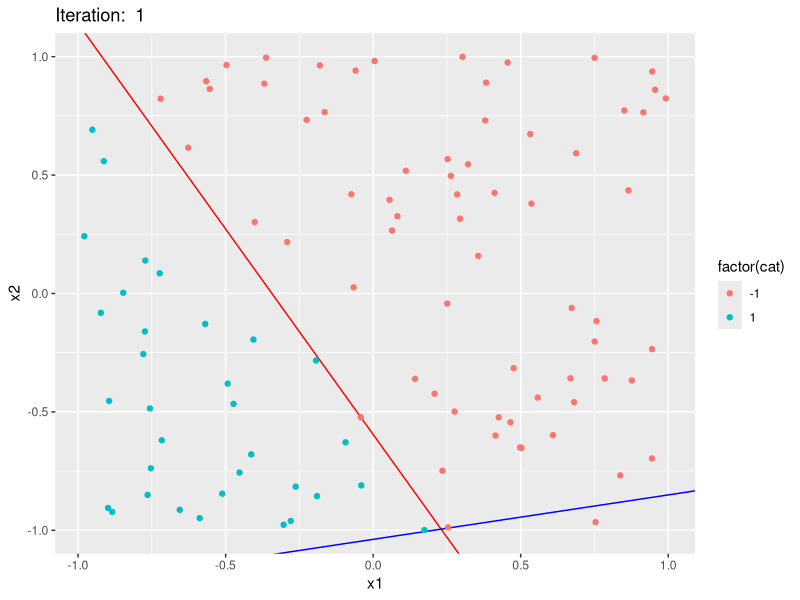
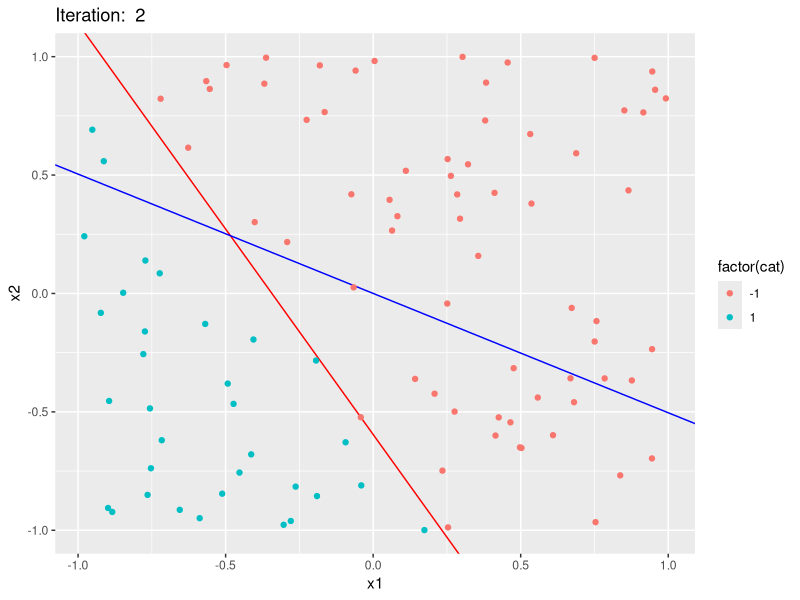
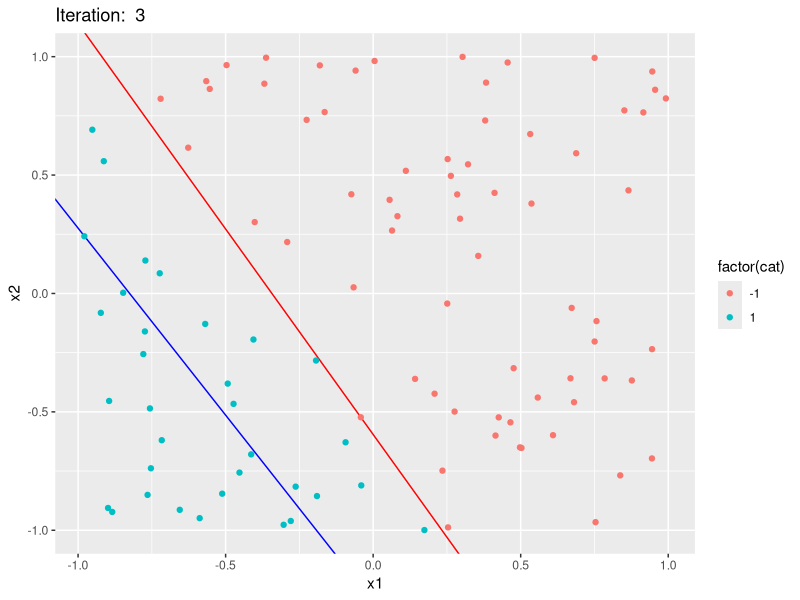
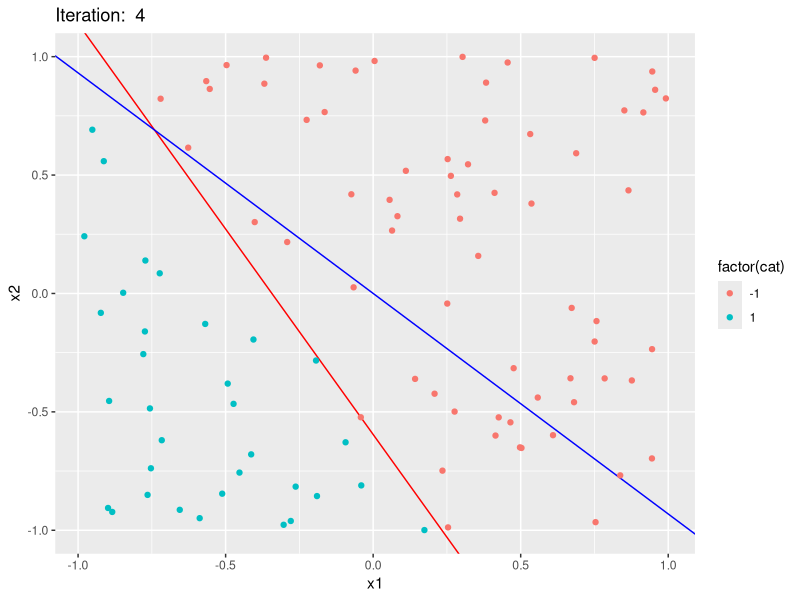
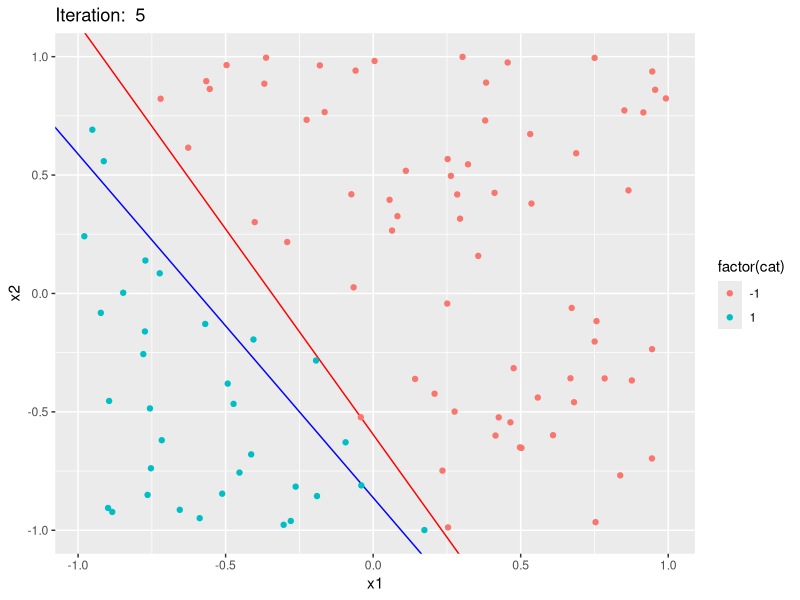
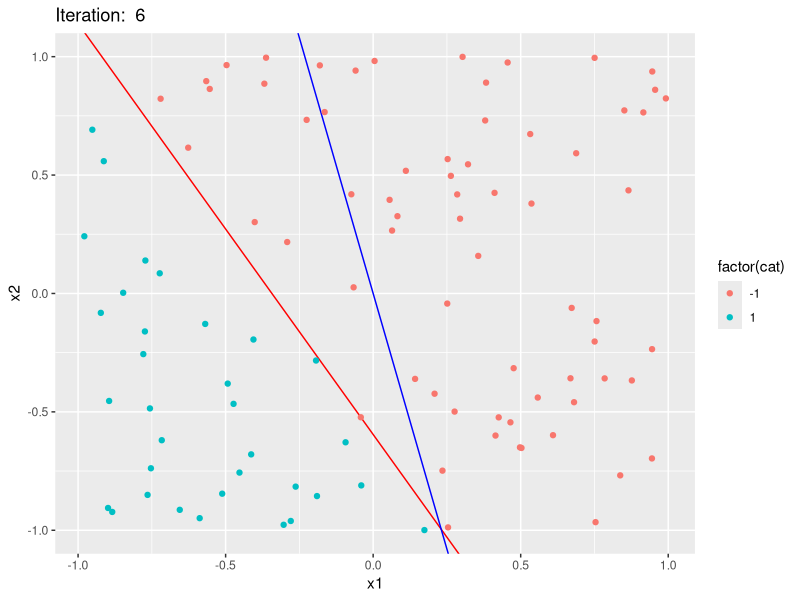
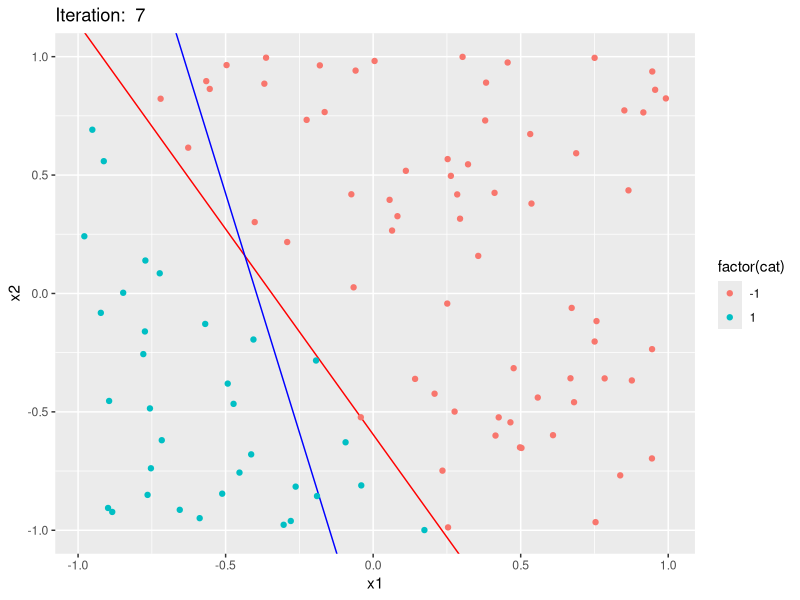
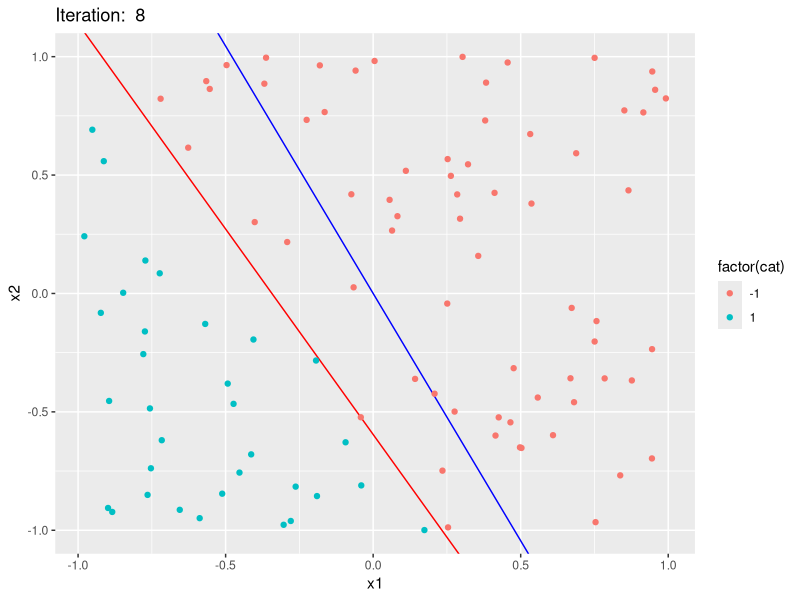

Recreate these plots in R, in order. (Note: this script raises an error after producing the figures.)
library(ggplot2)
set.seed(982)

cumsum <- 0
cumerr <- 0
n <- 100
j <- 0

##number of training samples taken

##Target function
x1 <- runif(n=2,min=-1,max=1)
x2 <- runif(n=2,min=-1,max=1)
slope <- (x2[2]-x1[2])/(x2[1]-x1[1])
intercept <- x1[2]-slope*x1[1]
y <- function(x){sign(slope*x[1]+intercept - x[2])}

##Simulated dataset
data <- data.frame(x1=runif(n=n,min=-1,max=1),
                   x2=runif(n=n,min=-1,max=1))
data$cat <- apply(data,1,y)
data$x0 <- rep(1,n)
data <- data[c(4,1,2,3)]


##Weight vector and initial hypotheses initialized to zero
w <- c(0,0,0)
data$HypCat <- rep(0,n)

##Train the perceptron:
miss <- data[data[,4] != data[,5],] ##misclassified points
iteration <- 1 ##to keep track of iterations

##training algorithm samples randomly from misclassified points and adds or subtracts the point to the weight vector according to the true value of the point in the simulated training set.
while( 1 ){
    if(j<10)
        png(file=paste("pngs/plot00", j, ".png", sep=""))
    if(j>=10 && j < 100)
        png(file=paste("pngs/plot0", j, ".png", sep=""))
    if(j>=100 && j < 1000)
        png(file=paste("pngs/plot", j, ".png", sep=""))
    miss <- data[data[,4] != data[,5],]

    if ( nrow(miss) == 0 ) break

    x <- as.numeric(rownames(miss))
    s <- ifelse(nrow(miss)==1, as.numeric(rownames(miss)), sample(x, size=1))

    ##condition on true category and udate weights
    if ( miss[as.character(s),4] == 1 ) {
        w <- w + miss[as.character(s),1:3]
    }
    if ( miss[as.character(s),4] == -1 ) {
        w <- w - miss[as.character(s),1:3]
    }
    for ( i in 1:nrow(data) ) {
        data[i,5] <- sign(unlist(w)%*%unlist(data[i,1:3]))
    }

    x <- ggplot(data) +
        geom_abline(slope=slope,
                    intercept=intercept,
                    colour="red") +
        geom_abline(slope=-unlist(w[2])/unlist(w[3]),
                    intercept=-unlist(w[1])/unlist(w[3]),
                    colour="blue") +
        geom_point(aes(x1,x2,color=factor(cat))) +
        labs(title=paste("Iteration: ",iteration))

    print(x)
    iteration <- iteration + 1
    dev.off()
    j=j+1
}
cumsum <- cumsum + iteration

yhyp <- function(x){sign(-unlist(w[2])/unlist(w[3])*x[1]-unlist(w[1])/unlist(w[3]) - x[2])}

pred <- data.frame(x1=runif(n=1000,min=-1,max=1),
                   x2=runif(n=1000,min=-1,max=1))
pred$TrCat <- apply(pred,1,y)
pred$HyCat <- apply(pred,1,yhyp)





